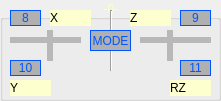
    <widget class="QGroupBox" name="groupBox_3">
     <property name="geometry">
      <rect>
       <x>600</x>
       <y>530</y>
       <width>221</width>
       <height>101</height>
      </rect>
     </property>
     <property name="styleSheet">
      <string notr="true">color: rgb(255, 255, 198);</string>
     </property>
     <property name="title">
      <string>-0-</string>
     </property>
     <property name="alignment">
      <set>Qt::AlignCenter</set>
     </property>
     <widget class="Line" name="lineAnRX">
      <property name="geometry">
       <rect>
        <x>140</x>
        <y>30</y>
        <width>71</width>
        <height>20</height>
       </rect>
      </property>
      <property name="lineWidth">
       <number>0</number>
      </property>
      <property name="midLineWidth">
       <number>6</number>
      </property>
      <property name="orientation">
       <enum>Qt::Horizontal</enum>
      </property>
     </widget>
     <widget class="Line" name="lineAnLY">
      <property name="geometry">
       <rect>
        <x>40</x>
        <y>30</y>
        <width>20</width>
        <height>31</height>
       </rect>
      </property>
      <property name="sizePolicy">
       <sizepolicy hsizetype="Maximum" vsizetype="Minimum">
        <horstretch>0</horstretch>
        <verstretch>0</verstretch>
       </sizepolicy>
      </property>
      <property name="lineWidth">
       <number>0</number>
      </property>
      <property name="midLineWidth">
       <number>6</number>
      </property>
      <property name="orientation">
       <enum>Qt::Vertical</enum>
      </property>
     </widget>
     <widget class="QLabel" name="labelX">
      <property name="geometry">
       <rect>
        <x>50</x>
        <y>10</y>
        <width>41</width>
        <height>16</height>
       </rect>
      </property>
      <property name="styleSheet">
       <string notr="true">background-color: rgb(253, 255, 207);
color: rgb(0, 0, 0);</string>
      </property>
      <property name="text">
       <string>X</string>
      </property>
     </widget>
     <widget class="QLabel" name="labelZ">
      <property name="geometry">
       <rect>
        <x>130</x>
        <y>10</y>
        <width>41</width>
        <height>16</height>
       </rect>
      </property>
      <property name="styleSheet">
       <string notr="true">background-color: rgb(253, 255, 207);
color: rgb(0, 0, 0);</string>
      </property>
      <property name="text">
       <string>Z</string>
      </property>
     </widget>
     <widget class="QLabel" name="labelY">
      <property name="geometry">
       <rect>
        <x>10</x>
        <y>80</y>
        <width>41</width>
        <height>16</height>
       </rect>
      </property>
      <property name="styleSheet">
       <string notr="true">background-color: rgb(253, 255, 207);
color: rgb(0, 0, 0);</string>
      </property>
      <property name="text">
       <string>Y</string>
      </property>
     </widget>
     <widget class="QLabel" name="labelRZ">
      <property name="geometry">
       <rect>
        <x>170</x>
        <y>80</y>
        <width>41</width>
        <height>16</height>
       </rect>
      </property>
      <property name="styleSheet">
       <string notr="true">background-color: rgb(253, 255, 207);
color: rgb(0, 0, 0);</string>
      </property>
      <property name="text">
       <string>RZ</string>
      </property>
     </widget>
     <widget class="Line" name="line">
      <property name="geometry">
       <rect>
        <x>110</x>
        <y>10</y>
        <width>3</width>
        <height>61</height>
       </rect>
      </property>
      <property name="orientation">
       <enum>Qt::Vertical</enum>
      </property>
     </widget>
     <widget class="QLabel" name="labelBtn10">
      <property name="geometry">
       <rect>
        <x>10</x>
        <y>60</y>
        <width>31</width>
        <height>16</height>
       </rect>
      </property>
      <property name="styleSheet">
       <string notr="true">background-color: rgb(176, 176, 176);
color: rgb(0, 85, 255);</string>
      </property>
      <property name="frameShape">
       <enum>QFrame::Box</enum>
      </property>
      <property name="text">
       <string>10</string>
      </property>
      <property name="alignment">
       <set>Qt::AlignCenter</set>
      </property>
     </widget>
     <widget class="QLabel" name="labelBtn11">
      <property name="geometry">
       <rect>
        <x>180</x>
        <y>60</y>
        <width>31</width>
        <height>16</height>
       </rect>
      </property>
      <property name="styleSheet">
       <string notr="true">background-color: rgb(176, 176, 176);
color: rgb(0, 85, 255);</string>
      </property>
      <property name="frameShape">
       <enum>QFrame::Box</enum>
      </property>
      <property name="text">
       <string>11</string>
      </property>
      <property name="alignment">
       <set>Qt::AlignCenter</set>
      </property>
     </widget>
     <widget class="Line" name="lineAnLX">
      <property name="geometry">
       <rect>
        <x>10</x>
        <y>30</y>
        <width>71</width>
        <height>20</height>
       </rect>
      </property>
      <property name="lineWidth">
       <number>0</number>
      </property>
      <property name="midLineWidth">
       <number>6</number>
      </property>
      <property name="orientation">
       <enum>Qt::Horizontal</enum>
      </property>
     </widget>
     <widget class="Line" name="lineAnRY">
      <property name="geometry">
       <rect>
        <x>160</x>
        <y>30</y>
        <width>20</width>
        <height>31</height>
       </rect>
      </property>
      <property name="sizePolicy">
       <sizepolicy hsizetype="Maximum" vsizetype="Minimum">
        <horstretch>0</horstretch>
        <verstretch>0</verstretch>
       </sizepolicy>
      </property>
      <property name="styleSheet">
       <string notr="true">color: rgb(0, 0, 0);</string>
      </property>
      <property name="lineWidth">
       <number>0</number>
      </property>
      <property name="midLineWidth">
       <number>6</number>
      </property>
      <property name="orientation">
       <enum>Qt::Vertical</enum>
      </property>
     </widget>
     <widget class="QLabel" name="labelBtn8">
      <property name="geometry">
       <rect>
        <x>10</x>
        <y>10</y>
        <width>31</width>
        <height>16</height>
       </rect>
      </property>
      <property name="styleSheet">
       <string notr="true">background-color: rgb(176, 176, 176);
color: rgb(0, 85, 255);</string>
      </property>
      <property name="frameShape">
       <enum>QFrame::Box</enum>
      </property>
      <property name="text">
       <string>8</string>
      </property>
      <property name="alignment">
       <set>Qt::AlignCenter</set>
      </property>
     </widget>
     <widget class="QLabel" name="labelBtn9">
      <property name="geometry">
       <rect>
        <x>180</x>
        <y>10</y>
        <width>31</width>
        <height>16</height>
       </rect>
      </property>
      <property name="styleSheet">
       <string notr="true">background-color: rgb(176, 176, 176);
color: rgb(0, 85, 255);</string>
      </property>
      <property name="frameShape">
       <enum>QFrame::Box</enum>
      </property>
      <property name="text">
       <string>9</string>
      </property>
      <property name="alignment">
       <set>Qt::AlignCenter</set>
      </property>
     </widget>
     <widget class="QLabel" name="labelMode">
      <property name="geometry">
       <rect>
        <x>90</x>
        <y>30</y>
        <width>41</width>
        <height>21</height>
       </rect>
      </property>
      <property name="styleSheet">
       <string notr="true">background-color: rgb(176, 176, 176);
color: rgb(0, 85, 255);</string>
      </property>
      <property name="frameShape">
       <enum>QFrame::Box</enum>
      </property>
      <property name="text">
       <string>MODE</string>
      </property>
      <property name="alignment">
       <set>Qt::AlignCenter</set>
      </property>
     </widget>
     <zorder>lineAnRX</zorder>
     <zorder>labelX</zorder>
     <zorder>labelY</zorder>
     <zorder>line</zorder>
     <zorder>labelBtn10</zorder>
     <zorder>labelBtn11</zorder>
     <zorder>lineAnLX</zorder>
     <zorder>lineAnRY</zorder>
     <zorder>labelBtn8</zorder>
     <zorder>labelBtn9</zorder>
     <zorder>labelMode</zorder>
     <zorder>labelZ</zorder>
     <zorder>labelRZ</zorder>
     <zorder>lineAnLY</zorder>
    </widget>
